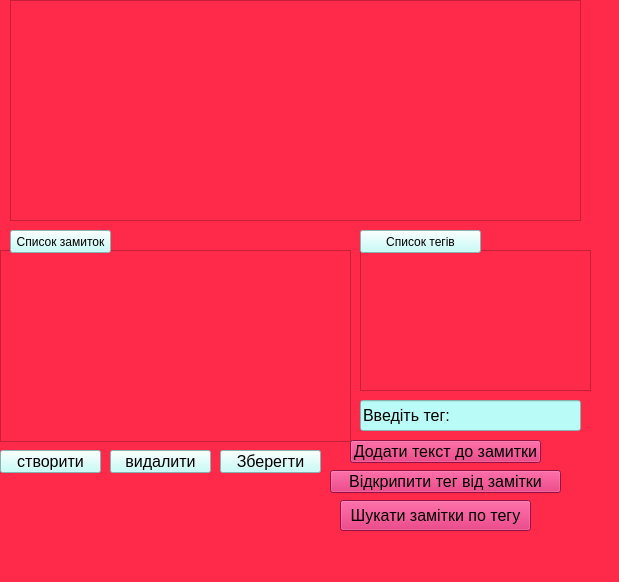
<?xml version="1.0" encoding="UTF-8"?>
<ui version="4.0">
 <class>MainWindow</class>
 <widget class="QMainWindow" name="MainWindow">
  <property name="geometry">
   <rect>
    <x>0</x>
    <y>0</y>
    <width>619</width>
    <height>582</height>
   </rect>
  </property>
  <property name="windowTitle">
   <string>MainWindow</string>
  </property>
  <property name="styleSheet">
   <string notr="true">background:#ff2949</string>
  </property>
  <widget class="QWidget" name="centralwidget">
   <widget class="QTextEdit" name="textEdit">
    <property name="geometry">
     <rect>
      <x>10</x>
      <y>0</y>
      <width>571</width>
      <height>221</height>
     </rect>
    </property>
    <property name="font">
     <font>
      <pointsize>12</pointsize>
     </font>
    </property>
   </widget>
   <widget class="QListWidget" name="listWidget">
    <property name="geometry">
     <rect>
      <x>0</x>
      <y>250</y>
      <width>351</width>
      <height>192</height>
     </rect>
    </property>
    <property name="font">
     <font>
      <pointsize>12</pointsize>
     </font>
    </property>
   </widget>
   <widget class="QListWidget" name="listWidget_2">
    <property name="geometry">
     <rect>
      <x>360</x>
      <y>250</y>
      <width>231</width>
      <height>141</height>
     </rect>
    </property>
    <property name="font">
     <font>
      <pointsize>12</pointsize>
     </font>
    </property>
   </widget>
   <widget class="QPushButton" name="pushButton">
    <property name="geometry">
     <rect>
      <x>0</x>
      <y>450</y>
      <width>101</width>
      <height>23</height>
     </rect>
    </property>
    <property name="font">
     <font>
      <pointsize>12</pointsize>
     </font>
    </property>
    <property name="styleSheet">
     <string notr="true">background:#b9fbf6</string>
    </property>
    <property name="text">
     <string>створити</string>
    </property>
   </widget>
   <widget class="QPushButton" name="pushButton_2">
    <property name="geometry">
     <rect>
      <x>110</x>
      <y>450</y>
      <width>101</width>
      <height>23</height>
     </rect>
    </property>
    <property name="font">
     <font>
      <pointsize>12</pointsize>
     </font>
    </property>
    <property name="styleSheet">
     <string notr="true">background:#b9fbf6</string>
    </property>
    <property name="text">
     <string>видалити</string>
    </property>
   </widget>
   <widget class="QPushButton" name="pushButton_3">
    <property name="geometry">
     <rect>
      <x>220</x>
      <y>450</y>
      <width>101</width>
      <height>23</height>
     </rect>
    </property>
    <property name="font">
     <font>
      <pointsize>12</pointsize>
     </font>
    </property>
    <property name="styleSheet">
     <string notr="true">background:#b9fbf6</string>
    </property>
    <property name="text">
     <string>Зберегти</string>
    </property>
   </widget>
   <widget class="QLineEdit" name="lineEdit">
    <property name="geometry">
     <rect>
      <x>360</x>
      <y>400</y>
      <width>221</width>
      <height>31</height>
     </rect>
    </property>
    <property name="font">
     <font>
      <pointsize>12</pointsize>
     </font>
    </property>
    <property name="styleSheet">
     <string notr="true">background:#b9fbf6</string>
    </property>
    <property name="text">
     <string>Введіть тег:</string>
    </property>
   </widget>
   <widget class="QPushButton" name="pushButton_4">
    <property name="geometry">
     <rect>
      <x>350</x>
      <y>440</y>
      <width>191</width>
      <height>23</height>
     </rect>
    </property>
    <property name="font">
     <font>
      <pointsize>12</pointsize>
     </font>
    </property>
    <property name="styleSheet">
     <string notr="true">background:#d41662
</string>
    </property>
    <property name="text">
     <string>Додати текст до замитки</string>
    </property>
   </widget>
   <widget class="QPushButton" name="pushButton_5">
    <property name="geometry">
     <rect>
      <x>330</x>
      <y>470</y>
      <width>231</width>
      <height>23</height>
     </rect>
    </property>
    <property name="font">
     <font>
      <pointsize>12</pointsize>
     </font>
    </property>
    <property name="styleSheet">
     <string notr="true">background:#d41662</string>
    </property>
    <property name="text">
     <string>Відкрипити тег від замітки</string>
    </property>
   </widget>
   <widget class="QPushButton" name="pushButton_7">
    <property name="geometry">
     <rect>
      <x>340</x>
      <y>500</y>
      <width>191</width>
      <height>31</height>
     </rect>
    </property>
    <property name="font">
     <font>
      <pointsize>12</pointsize>
     </font>
    </property>
    <property name="styleSheet">
     <string notr="true">background:#d41662</string>
    </property>
    <property name="text">
     <string>Шукати замітки по тегу</string>
    </property>
   </widget>
   <widget class="QPushButton" name="pushButton_6">
    <property name="geometry">
     <rect>
      <x>10</x>
      <y>230</y>
      <width>101</width>
      <height>23</height>
     </rect>
    </property>
    <property name="styleSheet">
     <string notr="true">background:#b9fbf6</string>
    </property>
    <property name="text">
     <string>Список замиток</string>
    </property>
   </widget>
   <widget class="QPushButton" name="pushButton_8">
    <property name="geometry">
     <rect>
      <x>360</x>
      <y>230</y>
      <width>121</width>
      <height>23</height>
     </rect>
    </property>
    <property name="styleSheet">
     <string notr="true">background:#b9fbf6</string>
    </property>
    <property name="text">
     <string>Список тегів</string>
    </property>
   </widget>
  </widget>
  <widget class="QMenuBar" name="menubar">
   <property name="geometry">
    <rect>
     <x>0</x>
     <y>0</y>
     <width>619</width>
     <height>21</height>
    </rect>
   </property>
  </widget>
  <widget class="QStatusBar" name="statusbar"/>
 </widget>
 <resources/>
 <connections/>
</ui>
